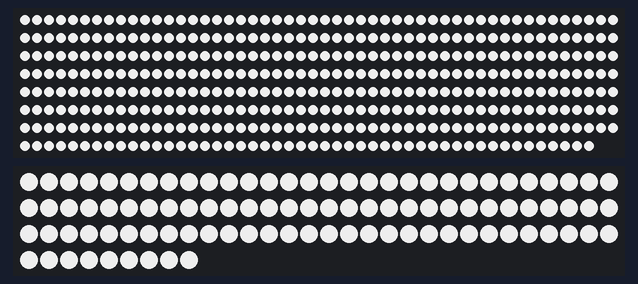
The sketch below on a simulated ESP32. On the bench: 398 RGB LEDs in strip order, left to right, continuing on the next row, 99 RGB LEDs in strip order, left to right, continuing on the next row.

Above: at 0.1 s.

The sketch:

PruebaDeBlanco.ino
```cpp
#include <FastLED.h>

// Definición de tiras
#define NUM_LEDS_1 398
#define NUM_LEDS_2 99
#define BOTON_PIN 21
#define POT_PIN 34

#define DATA_PIN_1 18
#define DATA_PIN_2 19

#define LED_TYPE WS2811
#define COLOR_ORDER BRG  // Asegurate que el orden coincide con tu tira
#define BRILLO 200

CRGB leds1[NUM_LEDS_1];
CRGB leds2[NUM_LEDS_2];

void setup() {
  FastLED.addLeds<LED_TYPE, DATA_PIN_1, COLOR_ORDER>(leds1, NUM_LEDS_1);
  FastLED.addLeds<LED_TYPE, DATA_PIN_2, COLOR_ORDER>(leds2, NUM_LEDS_2);
  FastLED.setBrightness(BRILLO);

  // Encender todo en blanco
  fill_solid(leds1, NUM_LEDS_1, CRGB::White);
  fill_solid(leds2, NUM_LEDS_2, CRGB::White);


  pinMode(BOTON_PIN, INPUT_PULLUP);
  FastLED.show();
}

void loop() {
  // No hace falta nada más si solo querés encenderlas en blanco fijo
}
```
